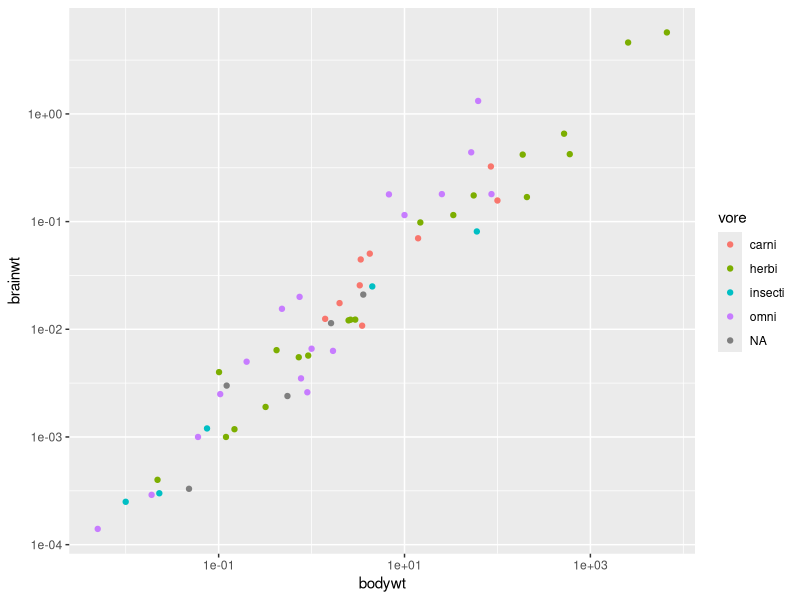
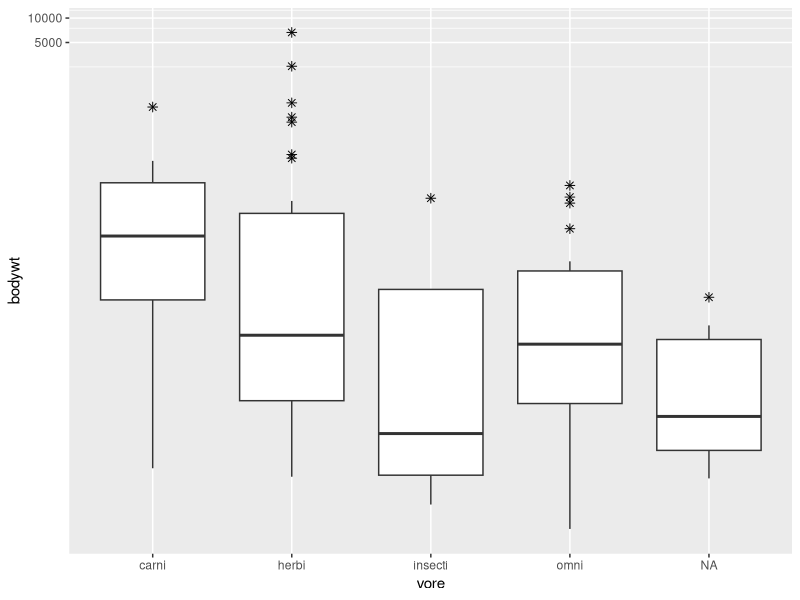
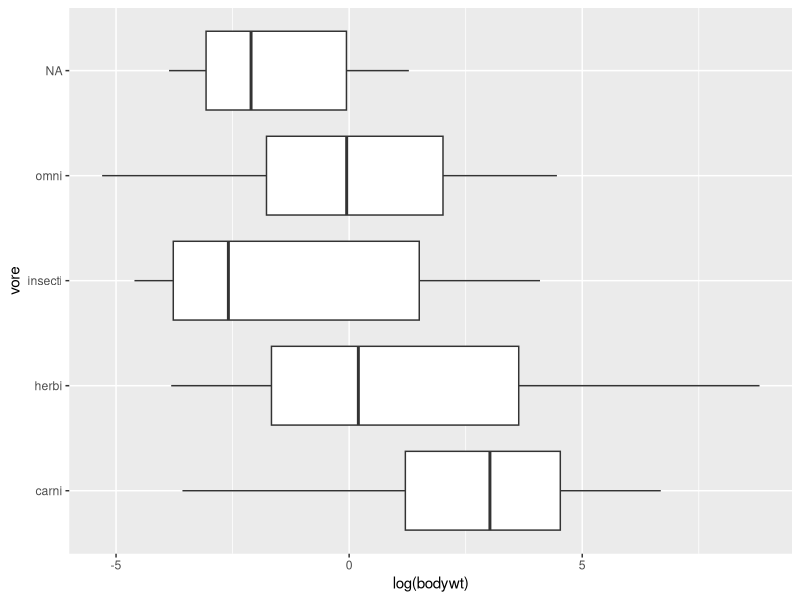
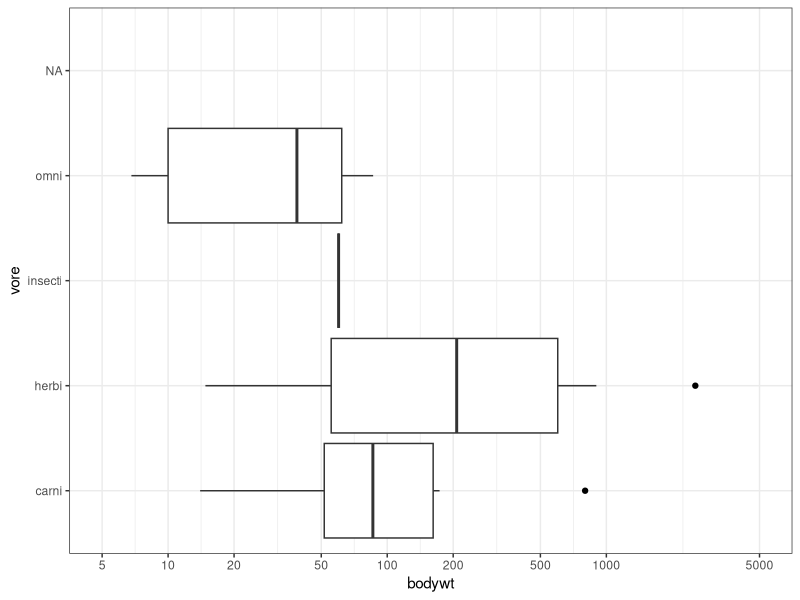
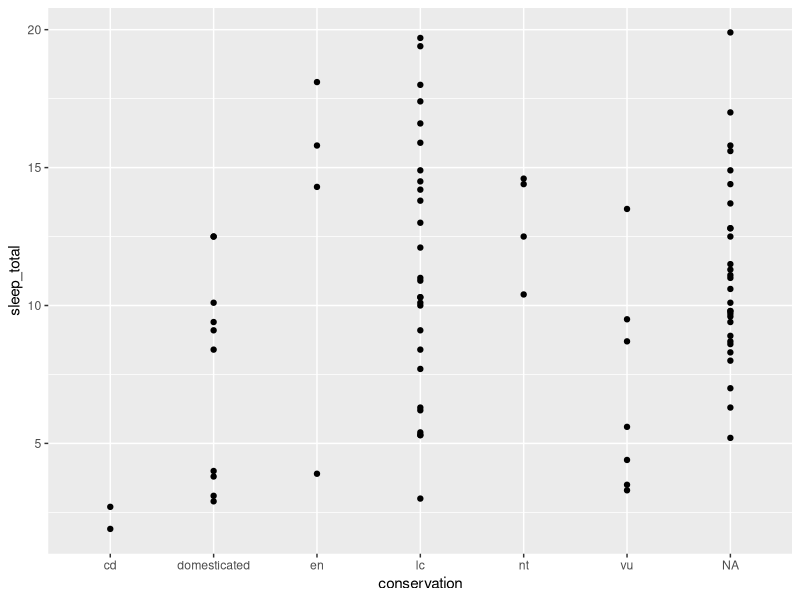
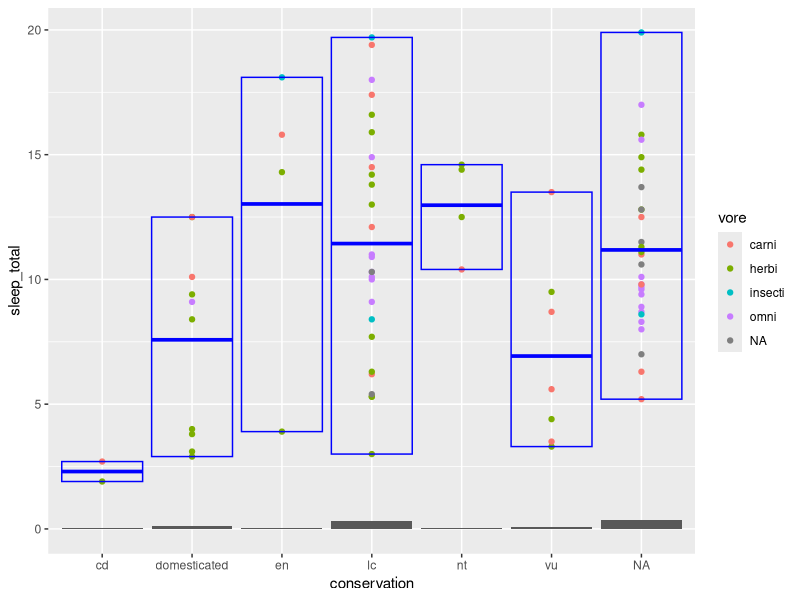
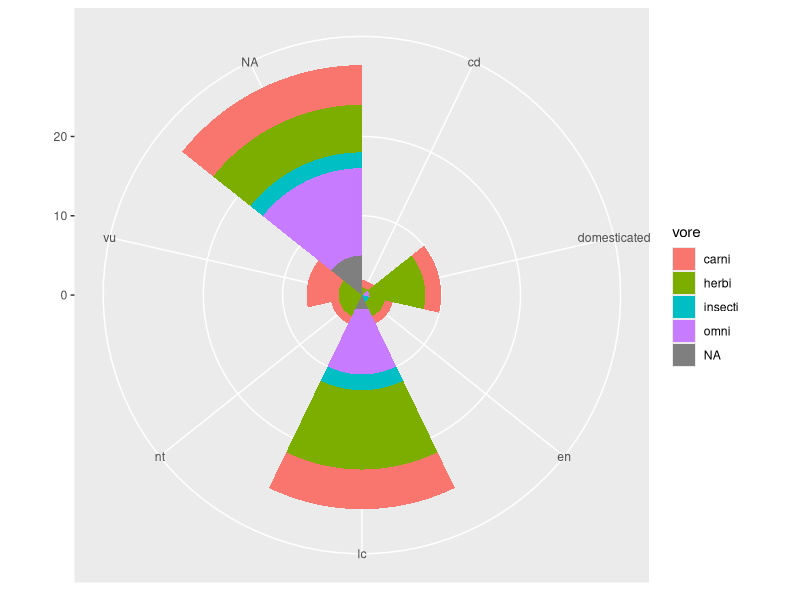

Reproduce these figures in R, in order.
## ---- chunk 1
library(tidyverse)
msleep
## ---- chunk 2
ggplot(msleep) + geom_point(aes(x = bodywt, y = brainwt,color=vore))+scale_x_log10() + scale_y_log10()

## ---- chunk 3
# vertical boxplots
ggplot(msleep, mapping = aes(x = vore, y = bodywt)) + geom_boxplot(outlier.colour="black",outlier.shape=8,outlier.size=2) + coord_trans(y = "log10") 
#ggplot(msleep, mapping = aes(x = vore, y = bodywt)) + geom_boxplot() + coord_trans(y = "log2")


##### horizontal boxplot
ggplot(msleep, mapping = aes(x = vore, y = log(bodywt) )) + geom_boxplot() + coord_flip()  


# Function to use boxplot.stats to set the box-and-whisker locations  
mybxp = function(x) {
  bxp = log10(boxplot.stats(10^x)[["stats"]])
  names(bxp) = c("ymin","lower", "middle","upper","ymax")
  return(bxp)
}  

# Function to use boxplot.stats for the outliers
myout = function(x) {
  data.frame(y=log10(boxplot.stats(10^x)[["out"]]))
}

ggplot(msleep, aes(x=vore, y=bodywt)) + theme_bw() + coord_flip() +
  scale_y_log10(breaks=c(5,10,20,50,100,200,500,1000,5000), limits=c(5,5000)) + 
  stat_summary(fun.data=mybxp, geom="boxplot") +
  stat_summary(fun.data=myout, geom="point") 


## ---- chunk 4
#vignette("ggplot2-specs")

# original
ggplot(msleep) + geom_point(aes(x = conservation, y = sleep_total))

# 
ggplot(data = msleep,aes(conservation)) + 
  geom_point(aes(x = conservation, y = sleep_total,colour = vore)) + 
  stat_summary( # Stat summary of data (mean,min,max):
    mapping = aes(x = conservation, y = sleep_total),
    fun.ymin = min,
    fun.ymax = max,
    fun.y = mean,
    geom="crossbar",
    color = 'blue'
  ) + geom_bar(aes(y = ..prop..,group=1, fill = conservation)) 


## ---- chunk 5
q4 <- ggplot(data = msleep) + geom_bar(
  mapping = aes(x = conservation, fill = vore),
  show.legend = TRUE,
  width = 1
) +
  theme(aspect.ratio = 1) +
  labs(x = NULL, y = NULL)

q4 + coord_polar()
